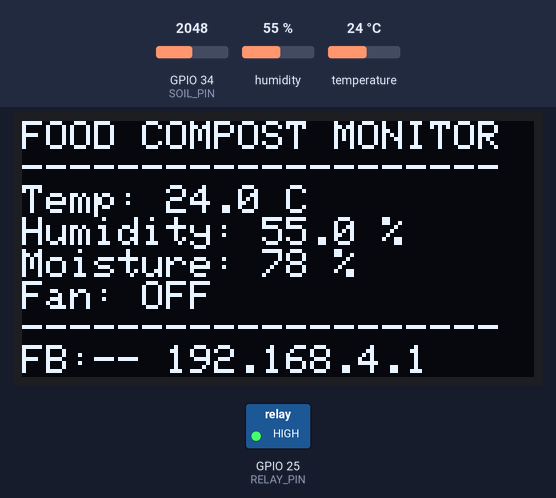
Simulated run of this sketch. Board: ESP32. Parts: 128×64 one-colour display, switched loads named in the sketch (green lamp = pin HIGH). Inputs (shaded band) come from the test bench; at power-on: temperature 24 °C, GPIO 34 (SOIL_PIN) = 2048, humidity 55 % (analog values on the 0–4095 scale). WiFi joins after 1.5 s; servers stay silent unless stated; uploads are accepted with an empty reply; what the sketch prints to the serial monitor is not drawn.

Above: at 7.8 s.
7.9 s: temperature set to 29.7 °C
At 9.0 s:
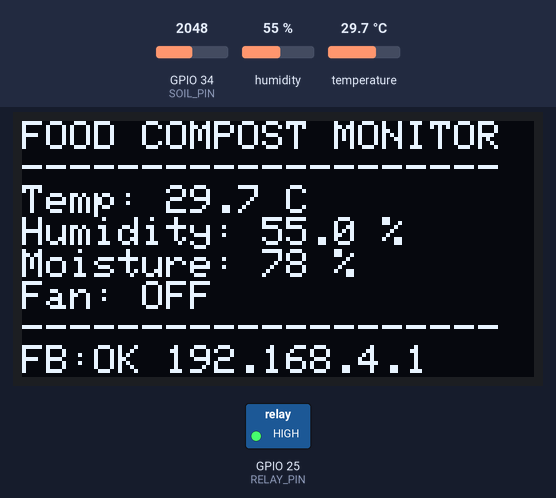
10.1 s: temperature set to 30.4 °C
At 13.2 s:
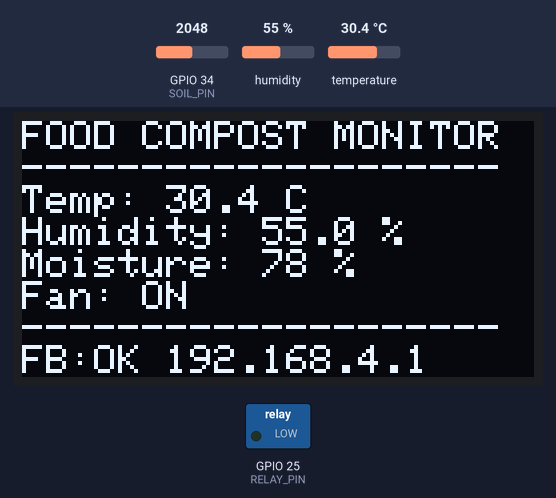
14.1 s: GPIO 34 (SOIL_PIN) set to 2866
At 15.7 s:
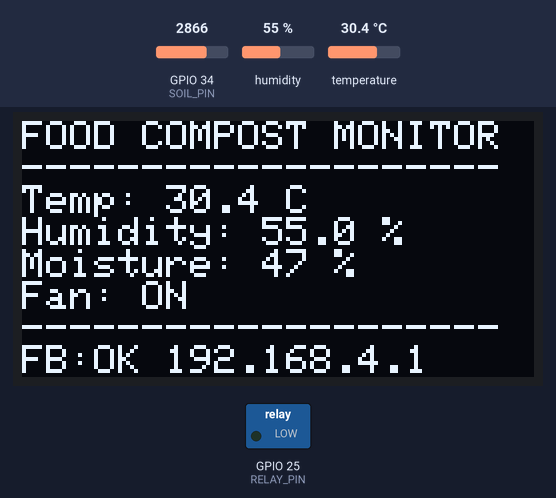
16.1 s: humidity set to 22 %
At 17.4 s:
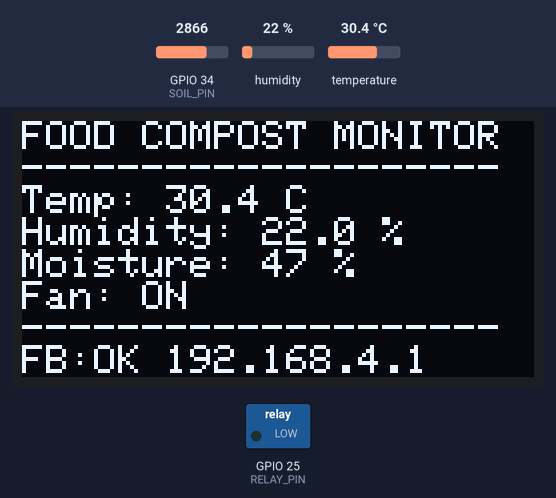
18.1 s: GPIO 34 (SOIL_PIN) set to 3603
At 19.8 s:
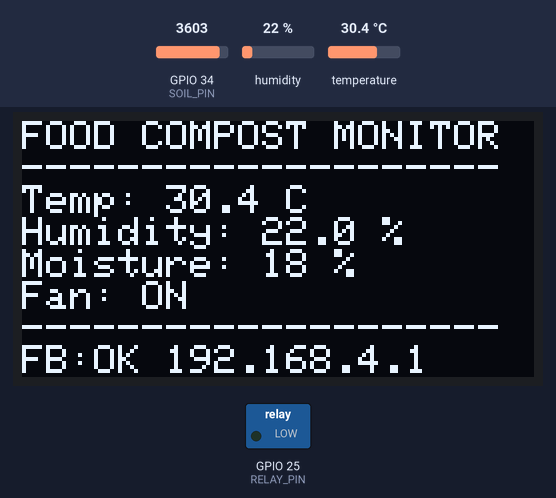
20.1 s: GPIO 34 (SOIL_PIN) set to 4095
At 21.7 s:
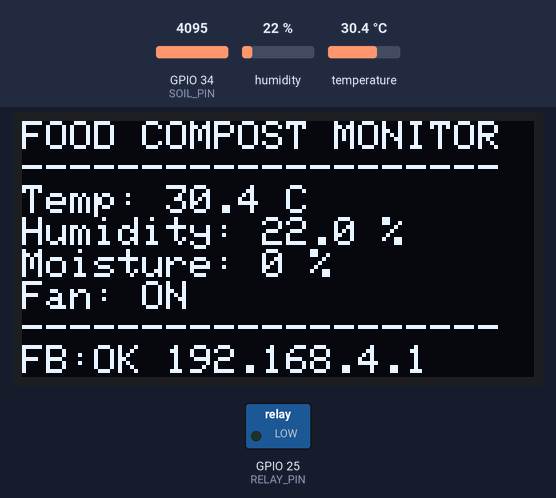
Timing chart, 0 to 23.1 s (numbered marks = the images above; inputs shaded):
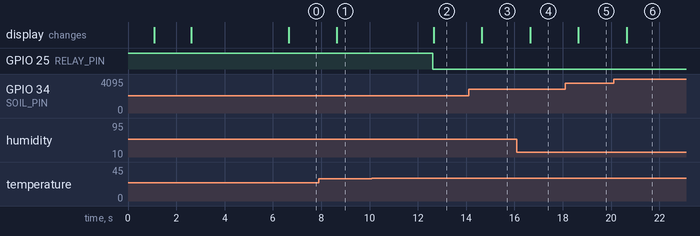

The sketch:

food_firebase.ino
```cpp
/*
  Smart Food-Waste-to-Compost Monitor
  ESP32 + DHT22 + Soil Moisture + Fan Relay + Firebase (REST API)

  Sends sensor data to Firebase Realtime Database using the built-in
  HTTPClient library (no extra library needed).

  Libraries needed (install via Arduino Library Manager):
  - Adafruit GFX Library
  - Adafruit SSD1306
  - DHT sensor library (Adafruit)

  Board: ESP32 DevKit V1  |  Core: esp32 v3.x
*/

#include <WiFi.h>
#include <WebServer.h>
#include <HTTPClient.h>
#include <Wire.h>
#include <Adafruit_GFX.h>
#include <Adafruit_SSD1306.h>
#include <DHT.h>

// ===== WiFi Credentials =====
const char* WIFI_SSID = "Nothing";       // Your 2.4 GHz WiFi
const char* WIFI_PASS = "87654322";

// ESP32's own WiFi (connect your phone to this)
const char* AP_SSID = "Compost-Monitor";
const char* AP_PASS = "12345678";

// ===== Firebase REST API =====
// Database URL (no trailing slash)
const char* FIREBASE_HOST = "https://bengaluru-climate-default-rtdb.asia-southeast1.firebasedatabase.app";

// ===== Pins =====
#define DHTPIN 4
#define DHTTYPE DHT22
#define SOIL_PIN 34
#define RELAY_PIN 25

// ===== OLED =====
#define SCREEN_WIDTH 128
#define SCREEN_HEIGHT 64
#define OLED_RESET -1
#define OLED_ADDRESS 0x3C

DHT dht(DHTPIN, DHTTYPE);
Adafruit_SSD1306 display(SCREEN_WIDTH, SCREEN_HEIGHT, &Wire, OLED_RESET);
WebServer server(80);

// Active LOW relay
const int RELAY_ON = LOW;
const int RELAY_OFF = HIGH;

const float FAN_ON_TEMP = 30.0;

bool fanState = false;
float temperature = NAN;
float humidity = NAN;
int moisturePercent = 0;

unsigned long lastRead = 0;
const unsigned long READ_INTERVAL = 2000;

unsigned long lastFirebaseUpdate = 0;
const unsigned long FIREBASE_INTERVAL = 5000; // Send to Firebase every 5 seconds

bool firebaseOk = false;

// ---------- Web page (local) ----------
const char INDEX_HTML[] PROGMEM = R"rawliteral(
<!DOCTYPE html>
<html>
<head>
<meta charset="UTF-8">
<meta name="viewport" content="width=device-width, initial-scale=1">
<title>Food Compost Monitor</title>
<style>
  body{font-family:Arial,sans-serif;background:#111;color:#eee;margin:0;padding:16px;text-align:center}
  h2{margin:8px 0 16px}
  .card{background:#1e1e1e;border-radius:12px;padding:16px;margin:10px auto;max-width:360px}
  .label{font-size:14px;color:#aaa}
  .value{font-size:34px;font-weight:bold;margin-top:4px}
  .on{color:#4caf50}.off{color:#f44336}
  #status{font-size:12px;color:#777;margin-top:12px}
  .firebase-status{font-size:11px;color:#0ea5e9;margin-top:4px}
</style>
</head>
<body>
  <h2>Food Compost Monitor</h2>
  <div class="card"><div class="label">Temperature</div><div class="value" id="t">--</div></div>
  <div class="card"><div class="label">Humidity</div><div class="value" id="h">--</div></div>
  <div class="card"><div class="label">Soil Moisture</div><div class="value" id="m">--</div></div>
  <div class="card"><div class="label">Fan (ON above 30 C)</div><div class="value" id="f">--</div></div>
  <div id="status">Connecting...</div>
  <div class="firebase-status" id="fb">Firebase: checking...</div>
<script>
function update(){
  var x = new XMLHttpRequest();
  x.onreadystatechange = function(){
    if (x.readyState == 4){
      if (x.status == 200){
        var d = JSON.parse(x.responseText);
        document.getElementById('t').textContent = (d.temp === null) ? 'Sensor Error' : d.temp.toFixed(1) + ' C';
        document.getElementById('h').textContent = (d.hum === null) ? 'Sensor Error' : d.hum.toFixed(1) + ' %';
        document.getElementById('m').textContent = d.moisture + ' %';
        var f = document.getElementById('f');
        f.textContent = d.fan ? 'ON' : 'OFF';
        f.className = 'value ' + (d.fan ? 'on' : 'off');
        document.getElementById('status').textContent = 'Updated: ' + new Date().toLocaleTimeString();
        document.getElementById('fb').textContent = 'Firebase: ' + (d.firebase ? 'Connected' : 'Not connected');
      } else {
        document.getElementById('status').textContent = 'Connection lost...';
      }
    }
  };
  x.open('GET', '/data', true);
  x.send();
}
update();
setInterval(update, 2000);
</script>
</body>
</html>
)rawliteral";

void handleRoot() {
  server.send_P(200, "text/html", INDEX_HTML);
}

void handleData() {
  String json = "{";
  json += "\"temp\":" + (isnan(temperature) ? String("null") : String(temperature, 1)) + ",";
  json += "\"hum\":" + (isnan(humidity) ? String("null") : String(humidity, 1)) + ",";
  json += "\"moisture\":" + String(moisturePercent) + ",";
  json += "\"fan\":" + String(fanState ? "true" : "false") + ",";
  json += "\"firebase\":" + String(firebaseOk ? "true" : "false");
  json += "}";
  server.send(200, "application/json", json);
}

// ---------- WiFi ----------
void startWiFi() {
  WiFi.mode(WIFI_AP_STA);
  WiFi.setSleep(false);

  WiFi.softAP(AP_SSID, AP_PASS);
  Serial.print("AP started. Connect to '");
  Serial.print(AP_SSID);
  Serial.print("' and open http://");
  Serial.println(WiFi.softAPIP());

  WiFi.begin(WIFI_SSID, WIFI_PASS);
  Serial.print("Connecting to WiFi");

  display.clearDisplay();
  display.setCursor(0, 0);
  display.println("Connecting WiFi...");
  display.display();

  int tries = 0;
  while (WiFi.status() != WL_CONNECTED && tries < 30) {
    delay(500);
    Serial.print(".");
    tries++;
  }
  Serial.println();

  if (WiFi.status() == WL_CONNECTED) {
    Serial.print("Hotspot connected. Open http://");
    Serial.println(WiFi.localIP());
  } else {
    Serial.println("Hotspot not connected (check 2.4 GHz). AP still works.");
  }

  display.clearDisplay();
  display.setCursor(0, 0);
  display.println("AP: Compost-Monitor");
  display.println("pass: 12345678");
  display.println("http://192.168.4.1");
  if (WiFi.status() == WL_CONNECTED) {
    display.println("Hotspot IP:");
    display.println(WiFi.localIP());
  }
  display.display();
  delay(4000);
}

// ---------- Firebase (REST API via HTTPClient) ----------
void sendToFirebase() {
  if (WiFi.status() != WL_CONNECTED) {
    firebaseOk = false;
    return;
  }

  // Build JSON payload
  String json = "{";
  json += "\"temp\":" + (isnan(temperature) ? String("0") : String(temperature, 1)) + ",";
  json += "\"hum\":" + (isnan(humidity) ? String("0") : String(humidity, 1)) + ",";
  json += "\"moisture\":" + String(moisturePercent) + ",";
  json += "\"fan\":" + String(fanState ? "true" : "false");
  json += "}";

  // PUT to /compost/current.json (overwrites current readings)
  HTTPClient http;
  String url = String(FIREBASE_HOST) + "/compost/current.json";

  http.begin(url);
  http.addHeader("Content-Type", "application/json");
  int httpCode = http.PUT(json);

  if (httpCode == 200) {
    Serial.println("Firebase: data sent OK");
    firebaseOk = true;
  } else {
    Serial.print("Firebase error, HTTP code: ");
    Serial.println(httpCode);
    String response = http.getString();
    Serial.println(response);
    firebaseOk = false;
  }
  http.end();

  // Also POST to /compost/history.json (appends to history list)
  HTTPClient http2;
  String histUrl = String(FIREBASE_HOST) + "/compost/history.json";

  // Add a timestamp field (epoch millis from ESP32)
  String histJson = "{";
  histJson += "\"temp\":" + (isnan(temperature) ? String("0") : String(temperature, 1)) + ",";
  histJson += "\"hum\":" + (isnan(humidity) ? String("0") : String(humidity, 1)) + ",";
  histJson += "\"moisture\":" + String(moisturePercent) + ",";
  histJson += "\"fan\":" + String(fanState ? "true" : "false") + ",";
  histJson += "\"ts\":" + String(millis());
  histJson += "}";

  http2.begin(histUrl);
  http2.addHeader("Content-Type", "application/json");
  http2.POST(histJson);
  http2.end();
}

// ---------- Sensors ----------
void readSensors() {
  temperature = dht.readTemperature();
  humidity = dht.readHumidity();

  int soilRaw = analogRead(SOIL_PIN);
  moisturePercent = map(soilRaw, 4095, 1500, 0, 100);
  moisturePercent = constrain(moisturePercent, 0, 100);

  if (!isnan(temperature)) {
    fanState = (temperature > FAN_ON_TEMP);
  }
  digitalWrite(RELAY_PIN, fanState ? RELAY_ON : RELAY_OFF);
}

void printSerial() {
  Serial.println("-------------------------");
  if (isnan(temperature) || isnan(humidity)) {
    Serial.println("DHT22 sensor error!");
  } else {
    Serial.print("Temperature: ");
    Serial.print(temperature);
    Serial.println(" C");
    Serial.print("Humidity: ");
    Serial.print(humidity);
    Serial.println(" %");
  }
  Serial.print("Soil moisture: ");
  Serial.print(moisturePercent);
  Serial.println(" %");
  Serial.print("Fan: ");
  Serial.println(fanState ? "ON" : "OFF");
  Serial.print("Firebase: ");
  Serial.println(firebaseOk ? "Connected" : "Not connected");
}

void updateOLED() {
  display.clearDisplay();
  display.setTextSize(1);
  display.setCursor(0, 0);

  display.println("FOOD COMPOST MONITOR");
  display.println("--------------------");

  display.print("Temp: ");
  if (isnan(temperature)) display.println("Sensor Error");
  else { display.print(temperature, 1); display.println(" C"); }

  display.print("Humidity: ");
  if (isnan(humidity)) display.println("Sensor Error");
  else { display.print(humidity, 1); display.println(" %"); }

  display.print("Moisture: ");
  display.print(moisturePercent);
  display.println(" %");

  display.print("Fan: ");
  display.println(fanState ? "ON" : "OFF");

  display.println("--------------------");
  display.print(firebaseOk ? "FB:OK " : "FB:-- ");
  display.println("192.168.4.1");

  display.display();
}

// ---------- Arduino ----------
void setup() {
  Serial.begin(115200);

  pinMode(RELAY_PIN, OUTPUT);
  digitalWrite(RELAY_PIN, RELAY_OFF);

  analogReadResolution(12);

  dht.begin();
  Wire.begin(21, 22);

  if (!display.begin(SSD1306_SWITCHCAPVCC, OLED_ADDRESS)) {
    Serial.println("OLED initialization failed!");
    while (true) delay(1000);
  }

  display.clearDisplay();
  display.setTextColor(SSD1306_WHITE);
  display.setTextSize(1);
  display.setCursor(0, 0);
  display.println("Food Waste Monitor");
  display.println("Initializing...");
  display.display();
  delay(1000);

  startWiFi();

  server.on("/", handleRoot);
  server.on("/data", handleData);
  server.begin();
  Serial.println("Web server started");

  readSensors();
}

void loop() {
  server.handleClient();

  if (millis() - lastRead >= READ_INTERVAL) {
    lastRead = millis();
    readSensors();
    printSerial();
    updateOLED();
  }

  // Send data to Firebase at a slower rate
  if (millis() - lastFirebaseUpdate >= FIREBASE_INTERVAL) {
    lastFirebaseUpdate = millis();
    sendToFirebase();
  }
}
```

Measured:
- the behaviour switches between 30 and 30.1 °C on temperature (found by bisection; images 1 and 2)
- after the input at 7.9 s, the display: changes after 0.75 s (image 1)
- after the input at 10.1 s, GPIO 25 (RELAY_PIN): HIGH → LOW after 2.5 s; the display: changes after 2.6 s (image 2)
- after the input at 14.1 s, the display: changes after 0.55 s (image 3)
- after the input at 16.1 s, the display: changes after 0.55 s (image 4)
- after the input at 18.1 s, the display: changes after 0.55 s (image 5)
- after the input at 20.1 s, the display: changes after 0.55 s (image 6)
